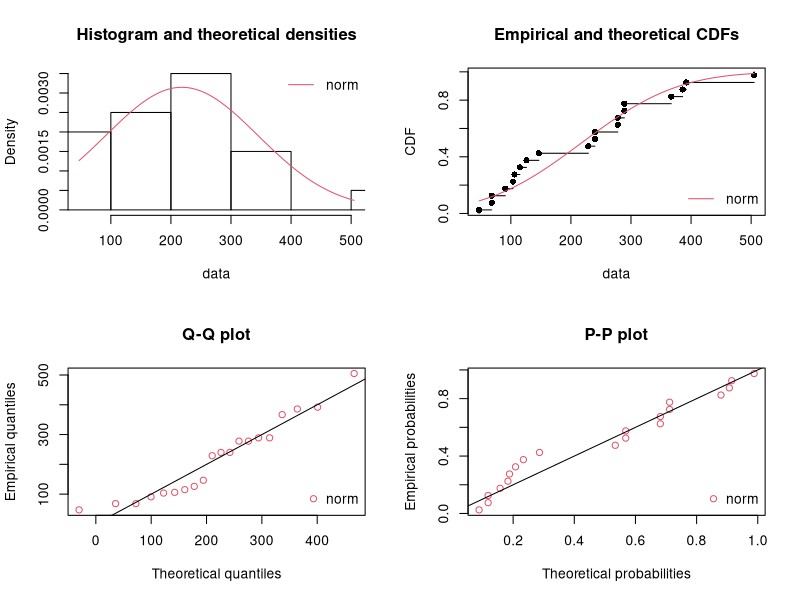
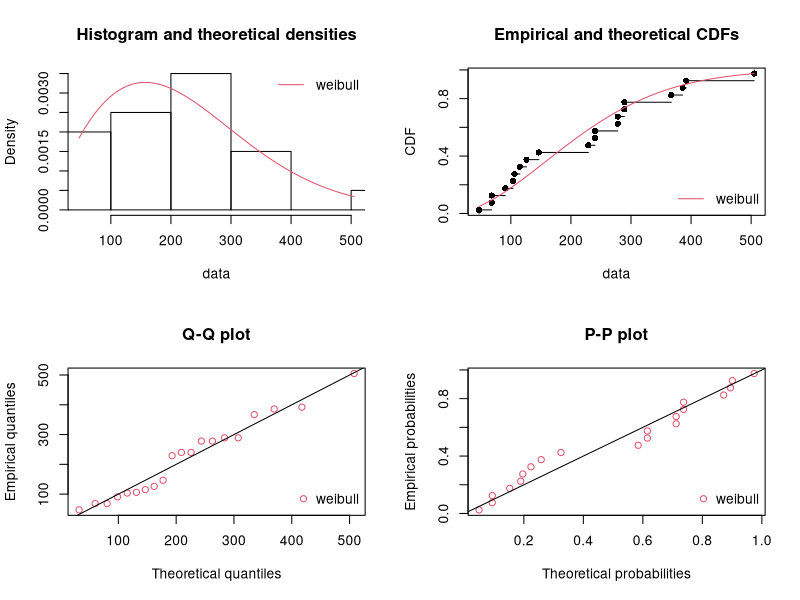
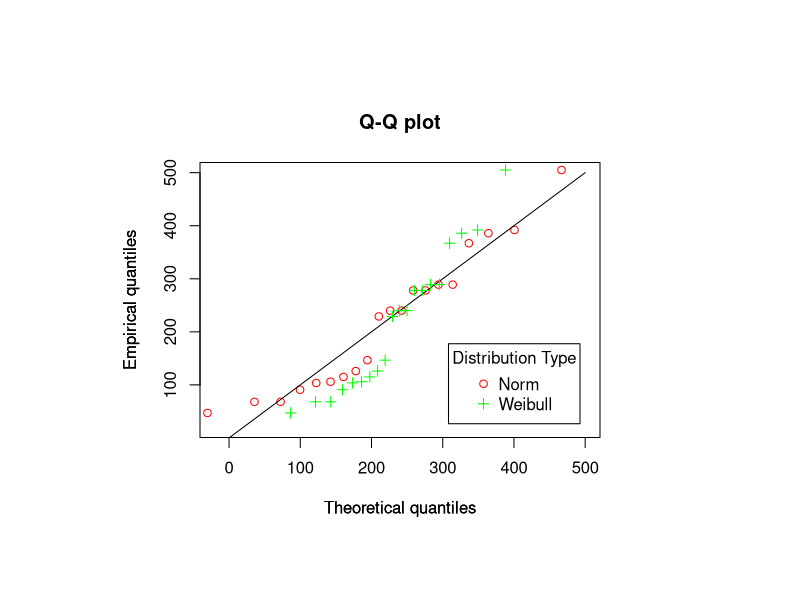

These figures' R source, in order:
setwd("D:/Google Drive/2021_SPRING/STAT611/hw")

library(fitdistrplus)
serving = read.csv("LoadLife.csv",header=F)
serving = serving[,]
#######################################################
fit_n <- fitdist(serving,"norm")
rbind(fit_n$estimate)
png('norm.png')
plot.legend <- c("norm")
opar <- par(no.readonly=TRUE)
par(mfrow=c(2,2))
denscomp(list(fit_n), legendtext = plot.legend)
cdfcomp (list(fit_n), legendtext = plot.legend)
qqcomp  (list(fit_n), legendtext = plot.legend)
ppcomp  (list(fit_n), legendtext = plot.legend)
dev.off()


#######################################################
fit_w  <- fitdist(serving, "weibull")
rbind(fit_w$estimate)
png('weibull.png')
plot.legend <- c("weibull")
opar <- par(no.readonly=TRUE)
par(mfrow=c(2,2))
denscomp(list(fit_w), legendtext = plot.legend)
cdfcomp (list(fit_w), legendtext = plot.legend)
qqcomp  (list(fit_w), legendtext = plot.legend)
ppcomp  (list(fit_w), legendtext = plot.legend)
dev.off()

###########################################################
rk = (rank(serving,ties.method = "first")-0.5)/length(serving)

theo_norm = qnorm(rk, mean = fit_n$estimate[1], sd = fit_n$estimate[2], 
                  lower.tail = TRUE, log.p = FALSE)

x_12 = summary(serving)[3]
x_34 = summary(serving)[5]
a = log(2)/(log(x_34)-log(x_12))
b = x_12/((log(2))^(1/a))
theo_weilbull = qweibull(rk, shape = a, scale = b, lower.tail = TRUE, log.p = FALSE)

png('compare.png')
par(pin = c(4,2.75))
plot(theo_norm,serving,xlab = "Theoretical quantiles",ylab="Empirical quantiles",
     col="red",main = "Q-Q plot",xlim = c(-20,500),ylim = c(20,500))
lines(0:500, 0:500, col="black")
par(new=TRUE)
plot(theo_weilbull,serving,col="green",new= TRUE,axes = FALSE, xlab = "Theoretical quantiles",
     ylab="Empirical quantiles",xlim = c(-20,500),ylim = c(20,500),pch=c(3))
legend("bottomright", inset=.05, title="Distribution Type", c("Norm","Weibull"),
       pch=c(1, 3), col=c("red", "green"))

dev.off()
